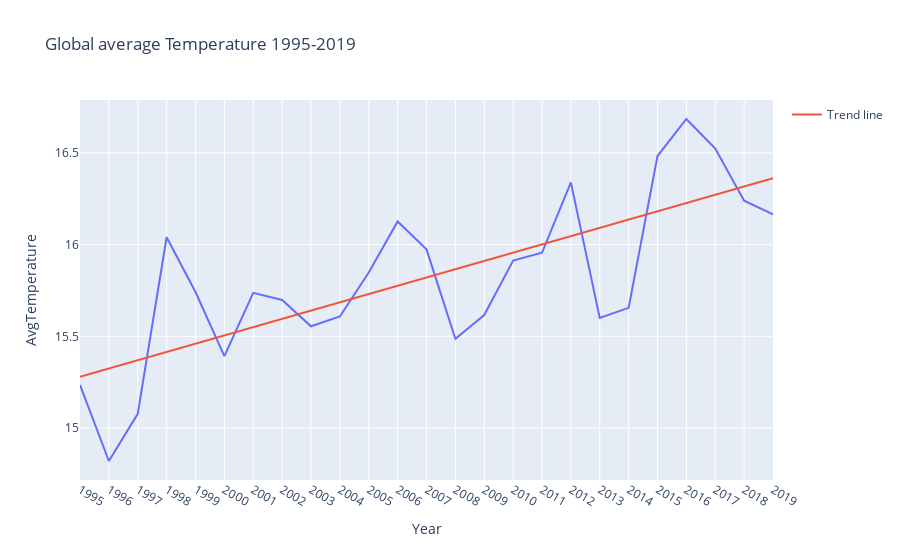

Notebook code cell kept with this figure:
### Markdown cell above
### Overall Trend Analysis
Let's fit a linear line to our plot using numpy and Linear Regression

### Code cell
coefs=np.polyfit(x=data_agg.Year, y=data_agg.AvgTemperature, deg=1)
m=coefs[0]
c=coefs[1]

line= m*data_agg.Year+c
fig.add_trace(go.Scatter(x=data_agg.Year, y=line, name="Trend line"))

fig.show()

### Figure 1 — Plotly figure (JSON) as saved in the notebook; plotly's stock layout.template omitted (floating-point values rounded to 4 significant figures)
{"data": [{"hovertemplate": "Year=%{x}<br>AvgTemperature=%{y}<extra></extra>", "legendgroup": "", "line": {"color": "#636efa", "dash": "solid"}, "marker": {"symbol": "circle"}, "mode": "lines", "name": "", "orientation": "v", "showlegend": false, "type": "scatter", "x": [1995, 1996, 1997, 1998, 1999, 2000, 2001, 2002, 2003, 2004, 2005, 2006, 2007, 2008, 2009, 2010, 2011, 2012, 2013, 2014, 2015, 2016, 2017, 2018, 2019], "xaxis": "x", "y": [15.23, 14.82, 15.08, 16.04, 15.74, 15.39, 15.74, 15.7, 15.55, 15.61, 15.85, 16.13, 15.97, 15.49, 15.62, 15.91, 15.96, 16.34, 15.6, 15.66, 16.48, 16.69, 16.52, 16.24, 16.16], "yaxis": "y"}, {"name": "Trend line", "type": "scatter", "x": [1995, 1996, 1997, 1998, 1999, 2000, 2001, 2002, 2003, 2004, 2005, 2006, 2007, 2008, 2009, 2010, 2011, 2012, 2013, 2014, 2015, 2016, 2017, 2018, 2019], "y": [15.28, 15.32, 15.37, 15.41, 15.46, 15.5, 15.55, 15.59, 15.64, 15.69, 15.73, 15.78, 15.82, 15.87, 15.91, 15.96, 16.0, 16.05, 16.09, 16.14, 16.18, 16.23, 16.27, 16.32, 16.36]}], "layout": {"legend": {"tracegroupgap": 0}, "title": {"text": "Global average Temperature 1995-2019"}, "xaxis": {"anchor": "y", "domain": [0, 1], "dtick": "Year", "title": {"text": "Year"}}, "yaxis": {"anchor": "x", "domain": [0, 1], "title": {"text": "AvgTemperature"}}}}
